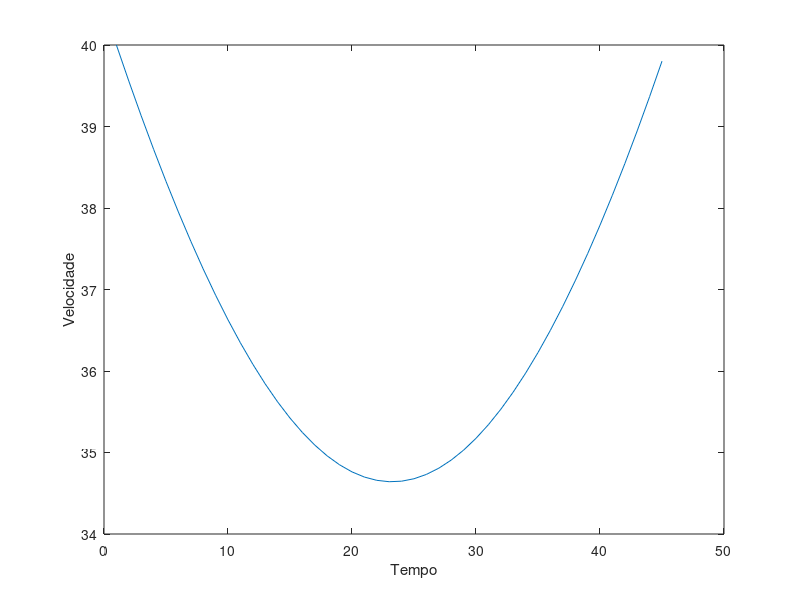
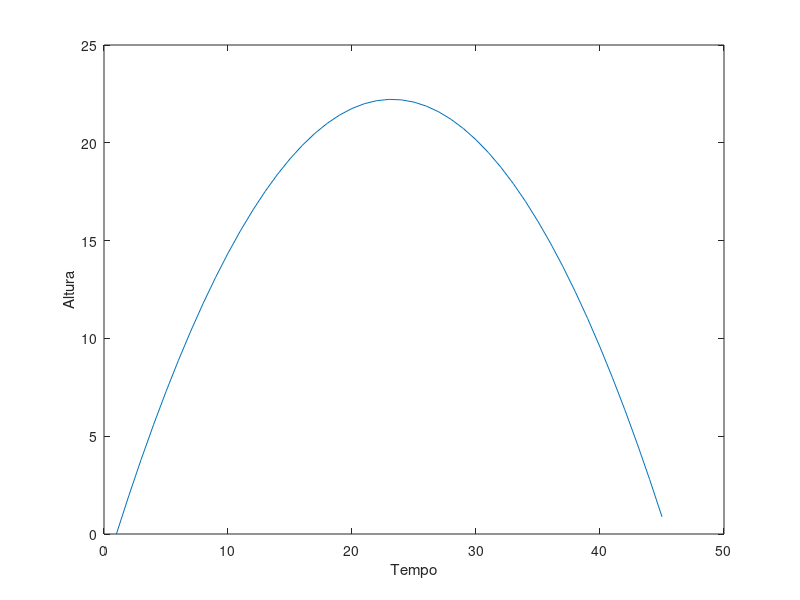
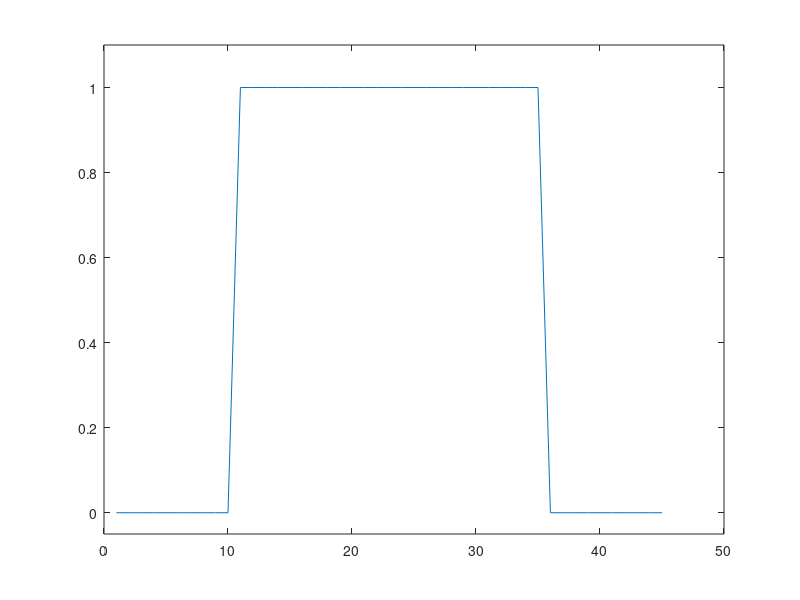

Write the MATLAB code that produced these figures, in order.
%% Class 8

%% Say what's the return without execute.
x = [1 7 5 3 8 2];
y = [1 8 2 3 9 1];

% Result on z = [1 0 1 1 0 1] 
z = x < 6;

% Result on z = [1 1 0 1 1 0];
z = x <= y;

% Result on z = [1 0 0 1 0 0]; 
z = x == y; 

% Result on z = [0 1 1 0 1 1];
z = x ~= y;

%% The table shows the temperature on 3 cities. 

% City    	Day1 	Day2 	Day3 	Day4 	Day5 	Day6 	Day7
% Palhoça 	 10 	 13 	 6 	     5 	     -1 	 10 	 4
% São José 	 19 	 13 	 3 	     5 	      1 	 22 	 14
% Biguaçu 	 30 	  2 	 3 	    -1 	     10 	 -2 	 40 

% Determine the days that ...

T = [10 13 6 5 -1 10 4; 19 13 3 5 1 22 14; 30 2 3 -1 10 -2 40];

% The temperature of Palhoça is bigger than 8 °C.
    ph_temp = T(1,:)<8;

% The temperature of São José is between 1 °C and 15 °C. 
    sj_temp = 1<=T(2,:)&T(2,:)<=15;

% The coldest city is Palhoça or São José, on each day.
    cold = T(1,:)<T(2,:);
   
% Biguaçu is the hottest city on all;
    hot = T(3,:)>T(2,:)&T(3,:)>T(1,:); 

%% The height and speed from a project:

    % h(t) = v_0 \, t \, \mathrm{sen}(a) + \frac{1}{2} \, g \, t^2, 
    % v(t) = \sqrt{v_0^2 + 2 \, v_0 \, g \, t \, \mathrm{sen}(a) + g^2 \, t^2}, 
             
h = 0;
a = 30;
v_o = 40;
g = -9,81;

t_hit = -2*(v_o/g)*sind(a);

% Plot the graphs on height and speed.

    t = (0:0.1:t_hit);
    h = v_o*t*sind(a)+0.5*g*(t.^2);
    v = sqrt(((v_o.^2)+2*v_o*g*t*sind(a))+((g.^2)*(t.^2)));
    figure(1);plot(v);xlabel('Tempo');ylabel('Velocidade');
    figure(2);plot(h);xlabel('Tempo');ylabel('Altura');

% The time instant that the height is no less than 15.
    instant = h>=15;
    figure(3);plot(instant);ylim([-0.05 1.1]);